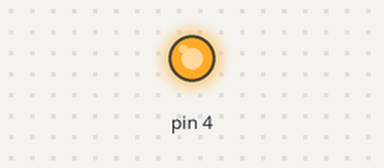
A sketch run on a simulated Arduino Uno, built with avr-gcc and run on an emulated ATmega328P. Parts: output pins drawn as LEDs (lit = HIGH).

Above: at 0.2 s.
Timing chart, 0 to 1.7 s (numbered marks = the images above):
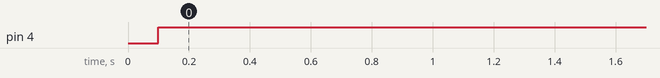

Measured:
- by itself, pin 4: LOW → HIGH at 0.10 s

The sketch:

AtTiny_2.ino
```cpp
void setup() {
 pinMode(4, OUTPUT);
}

void loop() {


 delay(100);


 digitalWrite(4, HIGH);
}
```
